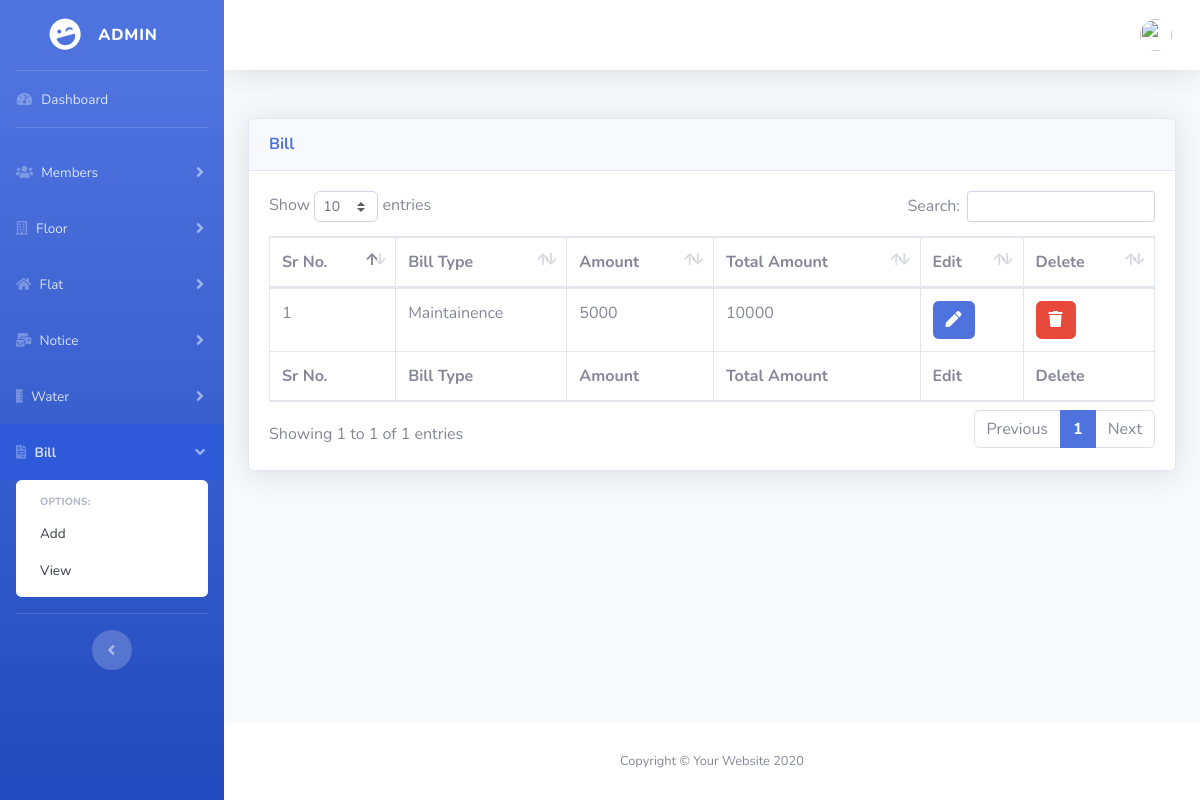
Page /admin/bill.php (signed in) on the earlier database version.
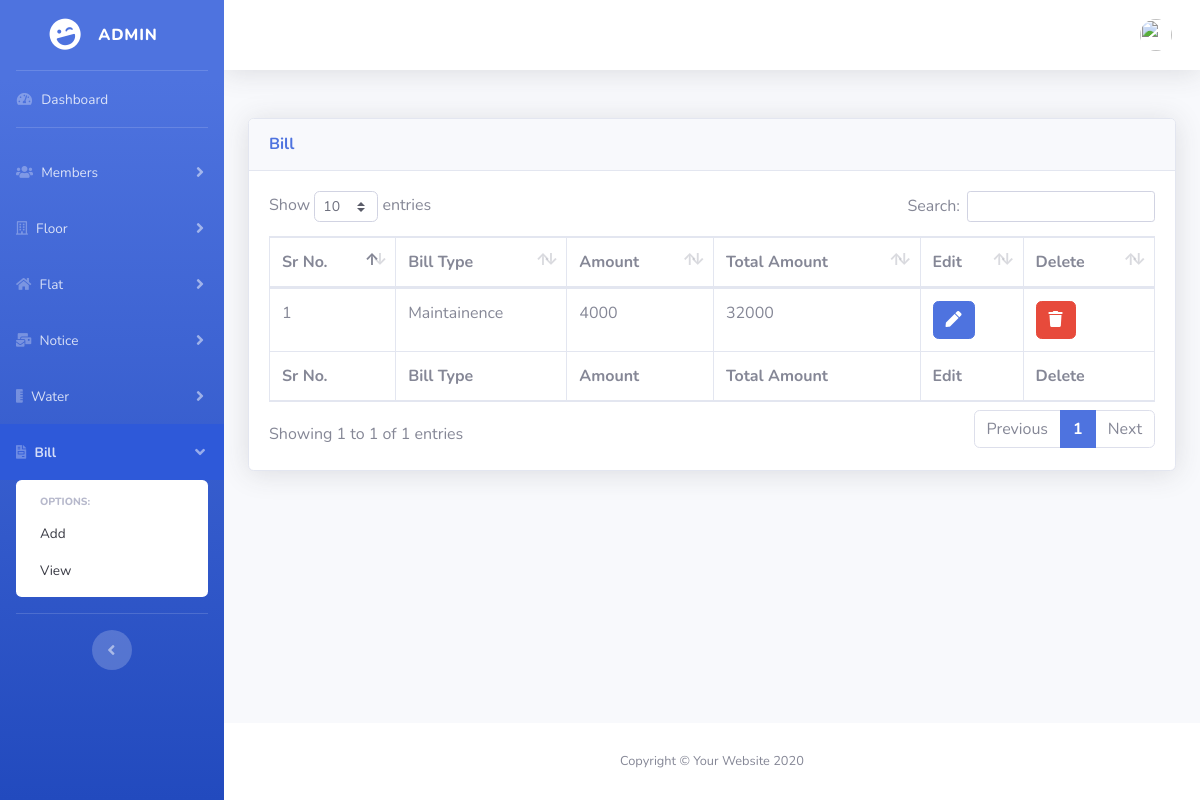
Same page on the later database version.
### tables this page shows
CREATE TABLE `bill` (
  `id` int(11) NOT NULL,
  `bill_type` varchar(255) NOT NULL,
  `bill_amount` int(11) NOT NULL,
  `created_at` varchar(255) NOT NULL,
  `updated_at` varchar(255) NOT NULL
);

### admin/classes/Database.php (called while the page is built, shortened)
<?php
    class Database{
        private $host;
        private $username;
        private $password;
        private $database;
        private $connection;
        public function __construct(){
            $this->host = "localhost";
            $this->username = "root";
            $this->password = "";
            $this->database = "societymanagement";
        }
        public function connectDB(){
            $this->connection = new mysqli($this->host, $this->username, $this->password);
            $db_selected = $this->connection->select_db($this->database);
        }
        public function getConnection(){
            return $this->connection;
        }
    }
    $database = new Database();
?>

### admin/classes/Session.php (called while the page is built, shortened)
<?php
class Session {
    public static function isSessionStart(){
        if(isset($_SESSION['login'])){
            return true;
        } else{
            return false;
        }
    }
}

### admin/classes/Bill.php (called while the page is built, shortened)
<?php
    include_once("Database.php");
    include_once("Session.php");
    class Bill{
        private $connection;
        public function __construct(){
            global $database;
            $this->connection = $database->getConnection();
        }
        public function readAllBill(){
            $result_set = $this->connection->query("SELECT * FROM bill");
            return $result_set;
        }
    }
?>

### admin/classes/Floor.php (called while the page is built, shortened)
<?php
    include_once("Database.php");
    include_once("Session.php");
    class Floor{
        private $connection;
        public function __construct(){
            global $database;
            $this->connection = $database->getConnection();
        }
        public function getTotalFlatCount(){
            $sql = "SELECT count(*) AS total_count from building";
            $result_set = $this->connection->query($sql);
            if($row = mysqli_fetch_assoc($result_set)){
                return $row['total_count'];
            }else{
                die("Error while Fetching total count of FLAT");
            }
        }
    }
?>

### admin/includes/bill/view-bill.php (the view, shortened to what this page needs)
<?php
    $bill = new Bill();
    $floor = new Floor();
    $totalFlatCount = $floor->getTotalFlatCount();
?>
<div class="card shadow mb-4">
    <div class="card-header py-3">
        <h6 class="m-0 font-weight-bold text-primary">Bill</h6> </div>
    <div class="card-body">
        <div class="table-responsive">
            <table class="table table-bordered" id="dataTable" width="100%" cellspacing="0">
                <thead>
                    <tr>
                        <th>Sr No.</th>
                        <th>Bill Type</th>
                        <th>Amount</th>
                        <th>Total Amount</th>
                        <?php
                            if($user_role == 'admin'){
                        ?>
                        <th>Edit</th>
                        <th>Delete</th>
                        <?php
                            }
                        ?>
                    </tr>
                </thead>
                <tfoot>
                    <tr>
                        <th>Sr No.</th>
                        <th>Bill Type</th>
                        <th>Amount</th>
                        <th>Total Amount</th>
                        <?php
                            if($user_role == 'admin'){
                        ?>
                        <th>Edit</th>
                        <th>Delete</th>
                        <?php
                            }
                        ?>
                    </tr>
                </tfoot>
                 <tbody>
                  <?php
                        $id = 0;
                        $allBills = $bill->readAllBill();
                        while($row = mysqli_fetch_assoc($allBills)){
                            $id = $id+1;
                            $bill_id = $row['id'];
                            $bill_type = $row['bill_type'];
                            $bill_amount = $row['bill_amount'];
                            $total_amount = $bill_amount*$totalFlatCount;
                            echo "<tr>";
                            echo "<td>$id</td>";
                            echo "<td>$bill_type</td>";
                            echo "<td>$bill_amount</td>";
                            echo "<td>$total_amount</td>";
                            if($user_role == 'admin'){
                            echo "<td><a href='bill.php?source=edit_bill&bid=$bill_id' class='btn btn-primary'><span class='fa fa-pen'></span></a></td> ";
                            echo "<td><button type='button' class='btn btn-danger delete-bill' data-bill-id='$bill_id'> <span class='fa fa-trash'></span></button></td>";
                            }
                            echo "</tr>";
                        }
                    ?>
                </tbody>
            </table>
        </div>
    </div>
</div>

Differences in the rows shown:
changed bill "Maintainence": bill_amount "5000" → "4000"; total_amount "10000" → "32000"
